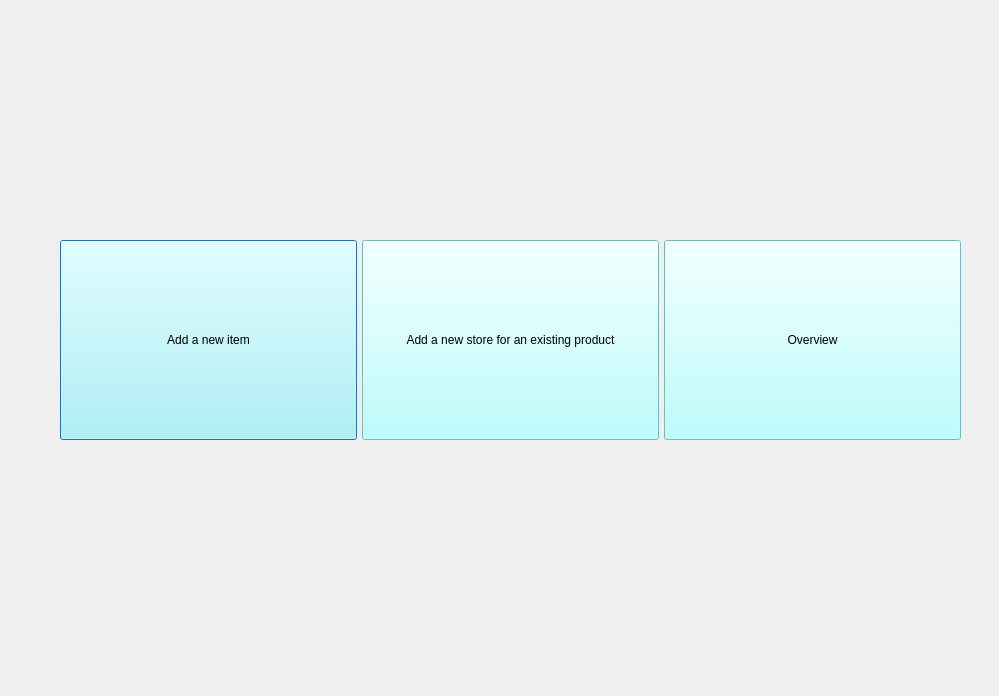
<?xml version="1.0" encoding="UTF-8"?>
<ui version="4.0">
 <class>Dialog</class>
 <widget class="QDialog" name="Dialog">
  <property name="geometry">
   <rect>
    <x>0</x>
    <y>0</y>
    <width>999</width>
    <height>696</height>
   </rect>
  </property>
  <property name="windowTitle">
   <string>Dialog</string>
  </property>
  <widget class="QWidget" name="gridLayoutWidget">
   <property name="geometry">
    <rect>
     <x>60</x>
     <y>50</y>
     <width>901</width>
     <height>581</height>
    </rect>
   </property>
   <layout class="QGridLayout" name="gridLayout">
    <property name="spacing">
     <number>0</number>
    </property>
    <item row="0" column="3">
     <spacer name="horizontalSpacer">
      <property name="orientation">
       <enum>Qt::Horizontal</enum>
      </property>
      <property name="sizeType">
       <enum>QSizePolicy::Fixed</enum>
      </property>
      <property name="sizeHint" stdset="0">
       <size>
        <width>5</width>
        <height>20</height>
       </size>
      </property>
     </spacer>
    </item>
    <item row="0" column="0">
     <widget class="QPushButton" name="pushButton_5">
      <property name="sizePolicy">
       <sizepolicy hsizetype="Minimum" vsizetype="Minimum">
        <horstretch>0</horstretch>
        <verstretch>0</verstretch>
       </sizepolicy>
      </property>
      <property name="minimumSize">
       <size>
        <width>200</width>
        <height>200</height>
       </size>
      </property>
      <property name="styleSheet">
       <string notr="true">background-color: rgb(170, 255, 255);</string>
      </property>
      <property name="text">
       <string>Add a new item</string>
      </property>
     </widget>
    </item>
    <item row="0" column="2">
     <widget class="QPushButton" name="pushButton_3">
      <property name="minimumSize">
       <size>
        <width>0</width>
        <height>200</height>
       </size>
      </property>
      <property name="palette">
       <palette>
        <active>
         <colorrole role="WindowText">
          <brush brushstyle="SolidPattern">
           <color alpha="255">
            <red>0</red>
            <green>0</green>
            <blue>0</blue>
           </color>
          </brush>
         </colorrole>
         <colorrole role="Button">
          <brush brushstyle="SolidPattern">
           <color alpha="255">
            <red>170</red>
            <green>255</green>
            <blue>255</blue>
           </color>
          </brush>
         </colorrole>
         <colorrole role="Light">
          <brush brushstyle="SolidPattern">
           <color alpha="255">
            <red>255</red>
            <green>255</green>
            <blue>255</blue>
           </color>
          </brush>
         </colorrole>
         <colorrole role="Midlight">
          <brush brushstyle="SolidPattern">
           <color alpha="255">
            <red>212</red>
            <green>255</green>
            <blue>255</blue>
           </color>
          </brush>
         </colorrole>
         <colorrole role="Dark">
          <brush brushstyle="SolidPattern">
           <color alpha="255">
            <red>85</red>
            <green>127</green>
            <blue>127</blue>
           </color>
          </brush>
         </colorrole>
         <colorrole role="Mid">
          <brush brushstyle="SolidPattern">
           <color alpha="255">
            <red>113</red>
            <green>170</green>
            <blue>170</blue>
           </color>
          </brush>
         </colorrole>
         <colorrole role="Text">
          <brush brushstyle="SolidPattern">
           <color alpha="255">
            <red>0</red>
            <green>0</green>
            <blue>0</blue>
           </color>
          </brush>
         </colorrole>
         <colorrole role="BrightText">
          <brush brushstyle="SolidPattern">
           <color alpha="255">
            <red>255</red>
            <green>255</green>
            <blue>255</blue>
           </color>
          </brush>
         </colorrole>
         <colorrole role="ButtonText">
          <brush brushstyle="SolidPattern">
           <color alpha="255">
            <red>0</red>
            <green>0</green>
            <blue>0</blue>
           </color>
          </brush>
         </colorrole>
         <colorrole role="Base">
          <brush brushstyle="SolidPattern">
           <color alpha="255">
            <red>170</red>
            <green>255</green>
            <blue>255</blue>
           </color>
          </brush>
         </colorrole>
         <colorrole role="Window">
          <brush brushstyle="SolidPattern">
           <color alpha="255">
            <red>170</red>
            <green>255</green>
            <blue>255</blue>
           </color>
          </brush>
         </colorrole>
         <colorrole role="Shadow">
          <brush brushstyle="SolidPattern">
           <color alpha="255">
            <red>0</red>
            <green>0</green>
            <blue>0</blue>
           </color>
          </brush>
         </colorrole>
         <colorrole role="AlternateBase">
          <brush brushstyle="SolidPattern">
           <color alpha="255">
            <red>212</red>
            <green>255</green>
            <blue>255</blue>
           </color>
          </brush>
         </colorrole>
         <colorrole role="ToolTipBase">
          <brush brushstyle="SolidPattern">
           <color alpha="255">
            <red>255</red>
            <green>255</green>
            <blue>220</blue>
           </color>
          </brush>
         </colorrole>
         <colorrole role="ToolTipText">
          <brush brushstyle="SolidPattern">
           <color alpha="255">
            <red>0</red>
            <green>0</green>
            <blue>0</blue>
           </color>
          </brush>
         </colorrole>
         <colorrole role="PlaceholderText">
          <brush brushstyle="SolidPattern">
           <color alpha="128">
            <red>0</red>
            <green>0</green>
            <blue>0</blue>
           </color>
          </brush>
         </colorrole>
        </active>
        <inactive>
         <colorrole role="WindowText">
          <brush brushstyle="SolidPattern">
           <color alpha="255">
            <red>0</red>
            <green>0</green>
            <blue>0</blue>
           </color>
          </brush>
         </colorrole>
         <colorrole role="Button">
          <brush brushstyle="SolidPattern">
           <color alpha="255">
            <red>170</red>
            <green>255</green>
            <blue>255</blue>
           </color>
          </brush>
         </colorrole>
         <colorrole role="Light">
          <brush brushstyle="SolidPattern">
           <color alpha="255">
            <red>255</red>
            <green>255</green>
            <blue>255</blue>
           </color>
          </brush>
         </colorrole>
         <colorrole role="Midlight">
          <brush brushstyle="SolidPattern">
           <color alpha="255">
            <red>212</red>
            <green>255</green>
            <blue>255</blue>
           </color>
          </brush>
         </colorrole>
         <colorrole role="Dark">
          <brush brushstyle="SolidPattern">
           <color alpha="255">
            <red>85</red>
            <green>127</green>
            <blue>127</blue>
           </color>
          </brush>
         </colorrole>
         <colorrole role="Mid">
          <brush brushstyle="SolidPattern">
           <color alpha="255">
            <red>113</red>
            <green>170</green>
            <blue>170</blue>
           </color>
          </brush>
         </colorrole>
         <colorrole role="Text">
          <brush brushstyle="SolidPattern">
           <color alpha="255">
            <red>0</red>
            <green>0</green>
            <blue>0</blue>
           </color>
          </brush>
         </colorrole>
         <colorrole role="BrightText">
          <brush brushstyle="SolidPattern">
           <color alpha="255">
            <red>255</red>
            <green>255</green>
            <blue>255</blue>
           </color>
          </brush>
         </colorrole>
         <colorrole role="ButtonText">
          <brush brushstyle="SolidPattern">
           <color alpha="255">
            <red>0</red>
            <green>0</green>
            <blue>0</blue>
           </color>
          </brush>
         </colorrole>
         <colorrole role="Base">
          <brush brushstyle="SolidPattern">
           <color alpha="255">
            <red>170</red>
            <green>255</green>
            <blue>255</blue>
           </color>
          </brush>
         </colorrole>
         <colorrole role="Window">
          <brush brushstyle="SolidPattern">
           <color alpha="255">
            <red>170</red>
            <green>255</green>
            <blue>255</blue>
           </color>
          </brush>
         </colorrole>
         <colorrole role="Shadow">
          <brush brushstyle="SolidPattern">
           <color alpha="255">
            <red>0</red>
            <green>0</green>
            <blue>0</blue>
           </color>
          </brush>
         </colorrole>
         <colorrole role="AlternateBase">
          <brush brushstyle="SolidPattern">
           <color alpha="255">
            <red>212</red>
            <green>255</green>
            <blue>255</blue>
           </color>
          </brush>
         </colorrole>
         <colorrole role="ToolTipBase">
          <brush brushstyle="SolidPattern">
           <color alpha="255">
            <red>255</red>
            <green>255</green>
            <blue>220</blue>
           </color>
          </brush>
         </colorrole>
         <colorrole role="ToolTipText">
          <brush brushstyle="SolidPattern">
           <color alpha="255">
            <red>0</red>
            <green>0</green>
            <blue>0</blue>
           </color>
          </brush>
         </colorrole>
         <colorrole role="PlaceholderText">
          <brush brushstyle="SolidPattern">
           <color alpha="128">
            <red>0</red>
            <green>0</green>
            <blue>0</blue>
           </color>
          </brush>
         </colorrole>
        </inactive>
        <disabled>
         <colorrole role="WindowText">
          <brush brushstyle="SolidPattern">
           <color alpha="255">
            <red>85</red>
            <green>127</green>
            <blue>127</blue>
           </color>
          </brush>
         </colorrole>
         <colorrole role="Button">
          <brush brushstyle="SolidPattern">
           <color alpha="255">
            <red>170</red>
            <green>255</green>
            <blue>255</blue>
           </color>
          </brush>
         </colorrole>
         <colorrole role="Light">
          <brush brushstyle="SolidPattern">
           <color alpha="255">
            <red>255</red>
            <green>255</green>
            <blue>255</blue>
           </color>
          </brush>
         </colorrole>
         <colorrole role="Midlight">
          <brush brushstyle="SolidPattern">
           <color alpha="255">
            <red>212</red>
            <green>255</green>
            <blue>255</blue>
           </color>
          </brush>
         </colorrole>
         <colorrole role="Dark">
          <brush brushstyle="SolidPattern">
           <color alpha="255">
            <red>85</red>
            <green>127</green>
            <blue>127</blue>
           </color>
          </brush>
         </colorrole>
         <colorrole role="Mid">
          <brush brushstyle="SolidPattern">
           <color alpha="255">
            <red>113</red>
            <green>170</green>
            <blue>170</blue>
           </color>
          </brush>
         </colorrole>
         <colorrole role="Text">
          <brush brushstyle="SolidPattern">
           <color alpha="255">
            <red>85</red>
            <green>127</green>
            <blue>127</blue>
           </color>
          </brush>
         </colorrole>
         <colorrole role="BrightText">
          <brush brushstyle="SolidPattern">
           <color alpha="255">
            <red>255</red>
            <green>255</green>
            <blue>255</blue>
           </color>
          </brush>
         </colorrole>
         <colorrole role="ButtonText">
          <brush brushstyle="SolidPattern">
           <color alpha="255">
            <red>85</red>
            <green>127</green>
            <blue>127</blue>
           </color>
          </brush>
         </colorrole>
         <colorrole role="Base">
          <brush brushstyle="SolidPattern">
           <color alpha="255">
            <red>170</red>
            <green>255</green>
            <blue>255</blue>
           </color>
          </brush>
         </colorrole>
         <colorrole role="Window">
          <brush brushstyle="SolidPattern">
           <color alpha="255">
            <red>170</red>
            <green>255</green>
            <blue>255</blue>
           </color>
          </brush>
         </colorrole>
         <colorrole role="Shadow">
          <brush brushstyle="SolidPattern">
           <color alpha="255">
            <red>0</red>
            <green>0</green>
            <blue>0</blue>
           </color>
          </brush>
         </colorrole>
         <colorrole role="AlternateBase">
          <brush brushstyle="SolidPattern">
           <color alpha="255">
            <red>170</red>
            <green>255</green>
            <blue>255</blue>
           </color>
          </brush>
         </colorrole>
         <colorrole role="ToolTipBase">
          <brush brushstyle="SolidPattern">
           <color alpha="255">
            <red>255</red>
            <green>255</green>
            <blue>220</blue>
           </color>
          </brush>
         </colorrole>
         <colorrole role="ToolTipText">
          <brush brushstyle="SolidPattern">
           <color alpha="255">
            <red>0</red>
            <green>0</green>
            <blue>0</blue>
           </color>
          </brush>
         </colorrole>
         <colorrole role="PlaceholderText">
          <brush brushstyle="SolidPattern">
           <color alpha="128">
            <red>0</red>
            <green>0</green>
            <blue>0</blue>
           </color>
          </brush>
         </colorrole>
        </disabled>
       </palette>
      </property>
      <property name="styleSheet">
       <string notr="true">background-color: rgb(170, 255, 255);</string>
      </property>
      <property name="text">
       <string>Add a new store for an existing product</string>
      </property>
     </widget>
    </item>
    <item row="0" column="4">
     <widget class="QPushButton" name="pushButton">
      <property name="minimumSize">
       <size>
        <width>0</width>
        <height>200</height>
       </size>
      </property>
      <property name="styleSheet">
       <string notr="true">background-color: rgb(170, 255, 255);</string>
      </property>
      <property name="text">
       <string>Overview</string>
      </property>
     </widget>
    </item>
    <item row="0" column="1">
     <spacer name="horizontalSpacer_2">
      <property name="orientation">
       <enum>Qt::Horizontal</enum>
      </property>
      <property name="sizeType">
       <enum>QSizePolicy::Fixed</enum>
      </property>
      <property name="sizeHint" stdset="0">
       <size>
        <width>5</width>
        <height>20</height>
       </size>
      </property>
     </spacer>
    </item>
   </layout>
  </widget>
 </widget>
 <resources/>
 <connections/>
</ui>
